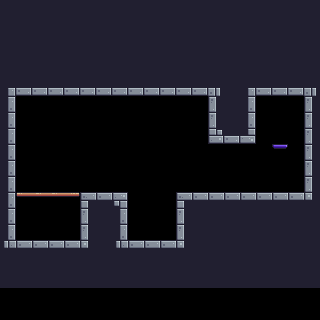

The image is a tile-based game level rendered from a .tmx file. Its description and complete source (layers, tilesets, objects, tile grids) follow:
An orthogonal 20x20 tile map with 16x16 px tiles, 1 tile layer (Tile Layer 1) and 2 objects (player_spawn, goal).

<map version="1.2" tiledversion="1.3.3" orientation="orthogonal" renderorder="right-down" width="20" height="20" tilewidth="16" tileheight="16" infinite="0" nextlayerid="3" nextobjectid="5">
 <tileset firstgid="1" source="main_tileset.tsx" />
 <layer id="1" name="Tile Layer 1" width="20" height="20">
  <data encoding="csv">
212,212,212,212,212,212,212,212,212,212,212,212,212,212,212,212,212,212,212,212,
212,212,212,212,212,212,212,212,212,212,212,212,212,212,212,212,212,212,212,212,
212,212,212,212,212,212,212,212,212,212,212,212,212,212,212,212,212,212,212,212,
212,212,212,212,212,212,212,212,212,212,212,212,212,212,212,212,212,212,212,212,
212,212,212,212,212,212,212,212,212,212,212,212,212,212,212,212,212,212,212,212,
184,242,242,242,242,242,242,242,242,242,242,242,242,185,212,184,242,242,242,185,
213,0,0,0,0,0,0,0,0,0,0,0,0,211,212,213,0,0,0,211,
213,0,0,0,0,0,0,0,0,0,0,0,0,211,212,213,0,0,0,211,
213,0,0,0,0,0,0,0,0,0,0,0,0,241,242,243,0,0,0,211,
213,0,0,0,0,0,0,0,0,0,0,0,0,0,3221225509,0,0,36,0,211,
213,0,0,0,0,0,0,0,0,0,0,0,0,0,0,0,0,0,0,211,
213,0,0,0,0,0,0,0,0,0,0,0,0,0,0,0,0,0,0,211,
213,5,6,6,7,181,182,183,0,0,0,181,182,182,182,182,182,182,182,215,
213,0,0,0,0,211,212,213,0,0,0,211,212,212,212,212,212,212,212,212,
213,0,0,0,0,211,212,213,37,37,37,211,212,212,212,212,212,212,212,212,
214,182,182,182,182,215,212,214,182,182,182,215,212,212,212,212,212,212,212,212,
212,212,212,212,212,212,212,212,212,212,212,212,212,212,212,212,212,212,212,212,
212,212,212,212,212,212,212,212,212,212,212,212,212,212,212,212,212,212,212,212,
0,0,0,0,0,0,0,0,0,0,0,0,0,0,0,0,0,0,0,0,
0,0,0,0,0,0,0,0,0,0,0,0,0,0,0,0,0,0,0,0
</data>
 </layer>
 <objectgroup id="2" name="Object Layer 1">
  <object id="2" name="player_spawn" x="40" y="208" width="16" height="32" />
  <object id="3" name="goal" x="272" y="128" width="16" height="16" />
 </objectgroup>
</map>